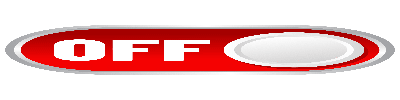
#> input picture project/off1.png, 400 x 100 px
$ python resize.py
#> lines starting #> are read from the running program, lines starting #| are printed output that depends on the picture
from PIL import Image
image = Image.open('off1.png')
#> image is the input picture: PIL image 400x100 P; mean R, G, B, A 134, 117.9, 97.6, 110
new_image = image.resize((100, 100))
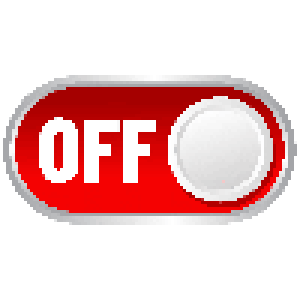
#> new_image: PIL image 100x100 P (shown 3 times larger); mean R, G, B, A 133.9, 117.9, 97.6, 110; transparent parts drawn white
new_image.save('off.png')

$ run again, with project/on1.png copied over project/off1.png
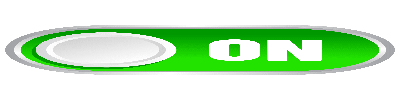
#> input picture project/on1.png, 400 x 100 px
#> image is the input picture: PIL image 400x100 P; mean R, G, B, A 96.7, 153.8, 96.3, 110
#> `new_image = image.resize((100, 100))`:
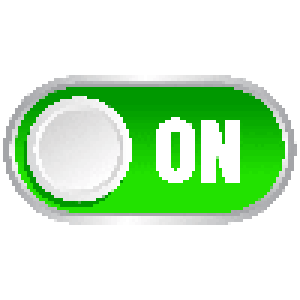
#> new_image: PIL image 100x100 P (shown 3 times larger); mean R, G, B, A 96.5, 153.7, 96.1, 110; transparent parts drawn white
